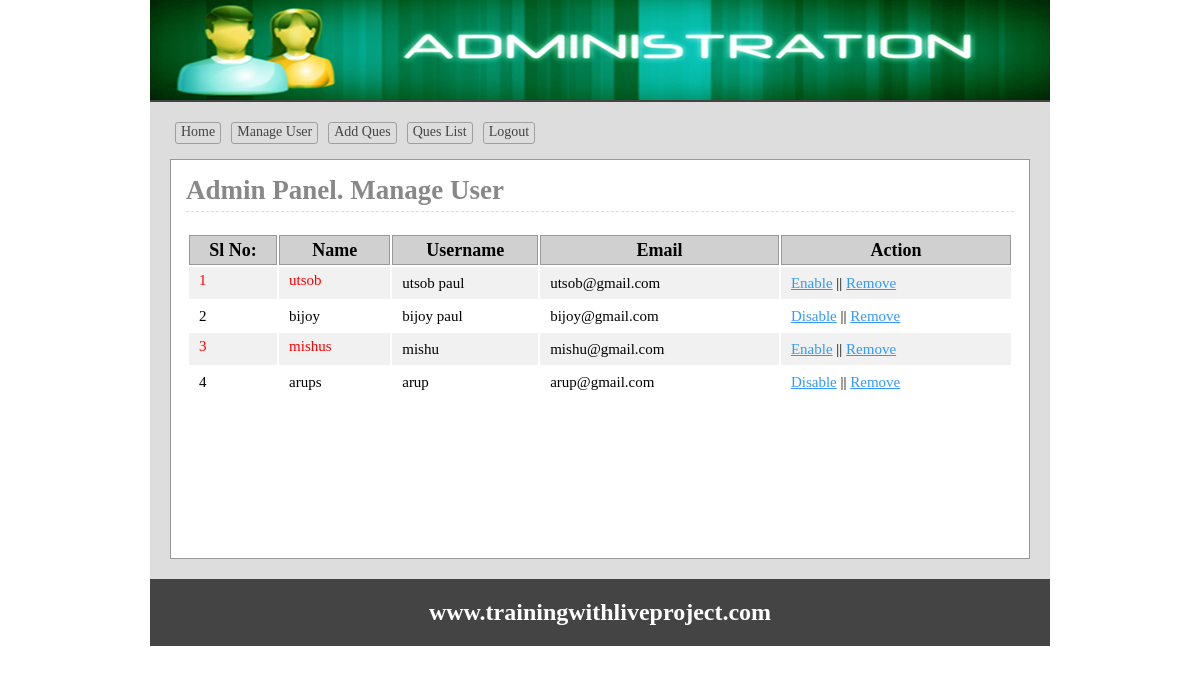
Page /admin/users.php (signed in) on the committed database.
### tables this page shows
CREATE TABLE `users` (
  `userid` int(11) NOT NULL,
  `name` varchar(255) NOT NULL,
  `username` varchar(255) NOT NULL,
  `password` varchar(255) NOT NULL,
  `email` varchar(255) NOT NULL,
  `status` int(11) NOT NULL DEFAULT '0'
);

### lib/Database.php (called while the page is built, shortened)
<?php
Class Database{
	public $host   = DB_HOST;
	public $user   = DB_USER;
	public $pass   = DB_PASS;
	public $dbname = DB_NAME;
	public $link;
	private function connectDB(){
	$this->link = new mysqli($this->host, $this->user, $this->pass, $this->dbname);
 }
	public function select($query){
		$result = $this->link->query($query) or die($this->link->error.__LINE__);
		if($result->num_rows > 0){
			return $result;
		} else {
			return false;
		}
	}
}

### classes/Users.php (called while the page is built, shortened)
<?php
  $filepath = realpath(dirname(__FILE__));
  include_once ($filepath.'/../lib/Database.php');
class Users{
	private $db;
	public function __construct(){
		$this->db = new Database();
	}
     public function getAllUser(){
     	$query = "SELECT * FROM users ORDER BY userid desc";
     	$result = $this->db->select($query);
     	return $result;
     }
  	 }
  ?>

### admin/users.php (the view, shortened to what this page needs)
<?php
    $filepath = realpath(dirname(__FILE__));
	include_once ($filepath.'/inc/header.php');
	include_once ($filepath.'/../classes/Users.php');
	$usr = new Users();
?>
<div class="main">
	<h1>Admin Panel. Manage User</h1>
<div class="manage_user">
	<table class="tblone">
		<tr>
			<th>Sl No:</th>
			<th>Name</th>
			<th>Username</th>
			<th>Email</th>
			<th>Action</th>
		</tr>
		<?php
            $userData = $usr->getAllUser();
            if ($userData) {
            	$i=0;
            	while ($result = $userData->fetch_assoc()) {
            		$i++;
		?>
		<tr>
			<td>
				<?php
                 if ($result['status'] =='1') {
                 	echo "<span class='error'>".$i."</span>";
                 }else{
                   echo $i;
                 }
				?>
				</td>
				<td>
				<?php
                 if ($result['status'] =='1') {
                 	echo "<span class='error'>".$result['name']."</span>";
                 }else{
                   echo $result['name'];
                 }
				?>
				</td>
			<td><?php echo $result['username']; ?></td>
			<td><?php echo $result['email']; ?></td>
			<td>
				<?php
				 if ($result['status'] =='0') {?>
				 	<a onclick="return confirm('Are you sure to Disable')" href="?dis=<?php echo $result['userid']; ?>">Disable</a>
				 	<?php
				 }else{?>
				   <a onclick="return confirm('Are you sure to Enable')" href="?ena=<?php echo $result['userid']; ?>">Enable</a>
				<?php } ?>
				|| <a onclick="return confirm('Are you sure to Remove')" href="?del=<?php echo $result['userid']; ?>">Remove</a>
			</td>
		</tr>
	<?php } } ?>
	</table>
</div>
</div>
<?php include 'inc/footer.php'; ?>

### admin/inc/header.php (shortened to what this page needs)
 <?php
    include_once ("../lib/Database.php");
?>
<!doctype html>
<html>
<head>
	<link rel="stylesheet" href="css/admin.css">
</head>
<body>
<div class="phpcoding">
	<section class="headeroption"></section>
		<section class="maincontent">
		<div class="menu">
		<ul>
			<li><a href="index.php">Home</a></li>
			<li><a href="users.php">Manage User</a></li>
			<li><a href="quesadd.php">Add Ques</a></li>
			<li><a href="queslist.php">Ques List</a></li>
			<li><a href="?action=logout">Logout</a></li>
		</ul>
	 </div>

### admin/inc/footer.php
 </section>
<section class="footeroption">
		<h2><?php echo "www.trainingwithliveproject.com"; ?></h2>
	</section>
</div>
</body>
</html>

### admin/css/admin.css (style rules this page uses)
* { margin:0;padding:0;outline:none }
body { font-family:verdana }
.phpcoding { width:900px; margin: 0 auto;background:#ddd }
.headeroption { background: #444 url("../img/adminbanner.png") no-repeat scroll 0 0; border-bottom: 2px solid #444444; height: 100px; }
.footeroption { background:#444;color:#fff;text-align:center;padding:20px; }
.headeroption h2, .footeroption h2 { margin:0;font-size:24px }
.maincontent { font-size: 18px; min-height: 430px; padding: 20px; }
.error { color: red; display: block; padding-bottom: 5px; }
.tblone { width:100%;border:1px solid #fff;margin:20px 0 }
.tblone td { font-size: 15px; padding: 5px 10px; }
table.tblone th { background-color: #d0d0d0; border: 1px solid #999; }
table.tblone tr:nth-child(2n+1) { background:#fff;height:30px; }
table.tblone tr:nth-child(2n) { background:#f1f1f1;height:30px; }
.tblone td a { color:#3399FF; }
.main { background: #fff none repeat scroll 0 0; border: 1px solid #999; margin-top: 10px; min-height: 368px; padding: 15px; width: 828px; }
.main h1 { border-bottom: 1px dashed #ddd; color: #888; margin: 0 0 5px; padding-bottom: 5px; }
.menu { overflow:hidden; }
.menu ul { margin:0;padding:0;list-style:none }
.menu ul li { display:block;float:left; }
.menu ul li a { border: 1px solid #9f9f9f; border-radius: 3px; color: #444; display: block; font-size: 14px; margin: 0 5px 5px; padding: 1px 5px 3px; text-decoration: none; }

### rows in the picture
users: name "utsob", username "utsob paul", email "utsob@gmail.com"
users: name "bijoy", username "bijoy paul", email "bijoy@gmail.com"
users: name "mishus", username "mishu", email "mishu@gmail.com"
users: name "arups", username "arup", email "arup@gmail.com"
